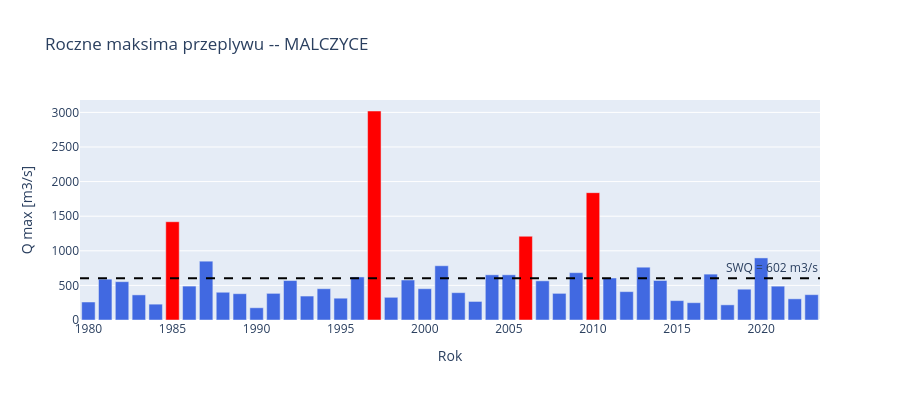

Notebook cell for this chart:
### Markdown cell above
**Prompt do LLM:**
> *"Napisz kod ktory uzyje detect_outliers() z z_threshold=4.0 dla kazdej stacji.
> Wyswietl date i wartosc kazdego outliera. Narysuj wykres rocznych maksimow
> z zaznaczonymi latami z outlierami."*

### Code cell
# Detekcja outlierow i wykres rocznych maksimow
PRIMARY_STATION = df_filled['station_id'].unique()[0]

for sid in df_filled['station_id'].unique():
    name = df_filled.loc[df_filled['station_id'] == sid, 'station_name'].iloc[0]
    outliers = detect_outliers(df_filled, sid, 'discharge_m3s', z_threshold=4.0)
    print(f'\n{name} ({sid}): {len(outliers)} potencjalnych outlierow')
    if not outliers.empty:
        outlier_years = sorted(outliers['date'].dt.year.unique())
        print(f'  Lata z outlierami: {outlier_years}')
        print(outliers[['date', 'discharge_m3s']].to_string(index=False))

# Wykres rocznych maksimow dla glownej stacji
sdf = df_filled[df_filled['station_id'] == PRIMARY_STATION].dropna(subset=['discharge_m3s']).copy()
name = sdf['station_name'].iloc[0]
sdf['year'] = sdf['date'].dt.year
annual_max = sdf.groupby('year')['discharge_m3s'].max()
swq = annual_max.mean()

outliers_main = detect_outliers(df_filled, PRIMARY_STATION, 'discharge_m3s', z_threshold=4.0)
outlier_yrs = set(outliers_main['date'].dt.year) if not outliers_main.empty else set()

fig = go.Figure()
fig.add_trace(go.Bar(
    x=annual_max.index, y=annual_max.values,
    marker_color=['red' if y in outlier_yrs else 'royalblue' for y in annual_max.index],
    name='Roczne max Q'))
fig.add_hline(y=swq, line_dash='dash', line_color='black',
    annotation_text=f'SWQ = {swq:.0f} m3/s')
fig.update_layout(title=f'Roczne maksima przeplywu -- {name}',
    xaxis_title='Rok', yaxis_title='Q max [m3/s]', height=400)
fig.show()

### Figure 1 — Plotly figure (JSON) as saved in the notebook; plotly's stock layout.template omitted (floating-point values rounded to 4 significant figures)
{"data": [{"marker": {"color": ["royalblue", "royalblue", "royalblue", "royalblue", "royalblue", "red", "royalblue", "royalblue", "royalblue", "royalblue", "royalblue", "royalblue", "royalblue", "royalblue", "royalblue", "royalblue", "royalblue", "red", "royalblue", "royalblue", "royalblue", "royalblue", "royalblue", "royalblue", "royalblue", "royalblue", "red", "royalblue", "royalblue", "royalblue", "red", "royalblue", "royalblue", "royalblue", "royalblue", "royalblue", "royalblue", "royalblue", "royalblue", "royalblue", "royalblue", "royalblue", "royalblue", "royalblue"]}, "name": "Roczne max Q", "type": "bar", "x": [1980, 1981, 1982, 1983, 1984, 1985, 1986, 1987, 1988, 1989, 1990, 1991, 1992, 1993, 1994, 1995, 1996, 1997, 1998, 1999, 2000, 2001, 2002, 2003, 2004, 2005, 2006, 2007, 2008, 2009, 2010, 2011, 2012, 2013, 2014, 2015, 2016, 2017, 2018, 2019, 2020, 2021, 2022, 2023], "y": [260.0, 590.0, 554.0, 363.0, 229.0, 1420.0, 490.0, 850.0, 401.0, 380.0, 177.0, 385.0, 570.0, 346.0, 452.0, 315.0, 622.0, 3020.0, 328.0, 578.0, 452.0, 784.0, 395.0, 268.0, 653.0, 653.0, 1210.0, 566.0, 385.0, 684.0, 1840.0, 607.0, 410.0, 763.0, 571.0, 280.0, 250.0, 663.0, 219.0, 445.0, 897.0, 489.0, 306.0, 366.0]}], "layout": {"annotations": [{"showarrow": false, "text": "SWQ = 602 m3/s", "x": 1, "xanchor": "right", "xref": "x domain", "y": 602.0, "yanchor": "bottom", "yref": "y"}], "height": 400, "shapes": [{"line": {"color": "black", "dash": "dash"}, "type": "line", "x0": 0, "x1": 1, "xref": "x domain", "y0": 602.0, "y1": 602.0, "yref": "y"}], "title": {"text": "Roczne maksima przeplywu -- MALCZYCE"}, "xaxis": {"title": {"text": "Rok"}}, "yaxis": {"title": {"text": "Q max [m3/s]"}}}}
